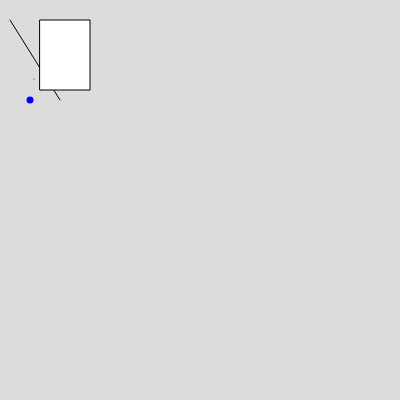
Frame 1 (no input)
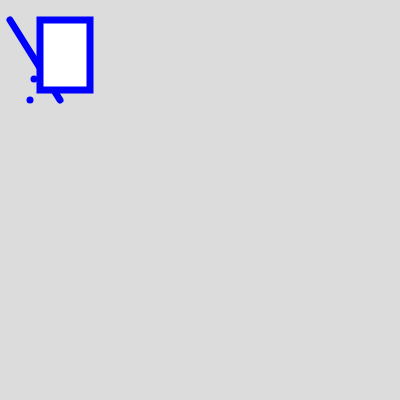
Frame 60 (no input)
Frame 120 (the mouse pressed at the canvas centre since frame 60): identical to frame 60, image omitted

The p5.js sketch that drew these frames (run headless with seeded random() and noise() and a simulated clock; from frame 60 on, the mouse is pressed at the canvas centre):

// p5.js sketch
// ── sketch.js
/**
 * Amir EL, 1/14/26
 * IGME-101: Assignment Name 1
 * Description and interaction instructions
 */

"use strict"; //catch some common coding errors

/* Global variables */

/**
 * setup :
 */
function setup() {
   createCanvas(400, 400);

}

/**
 * draw :
 */
function draw() {
    background(220);
    point(34, 79);
    point(78, 38);
    line(10, 20, 60, 100);

    rect(40, 20, 50, 70);

    stroke("blue");
    strokeWeight(7);

    point(30, 100);

}
